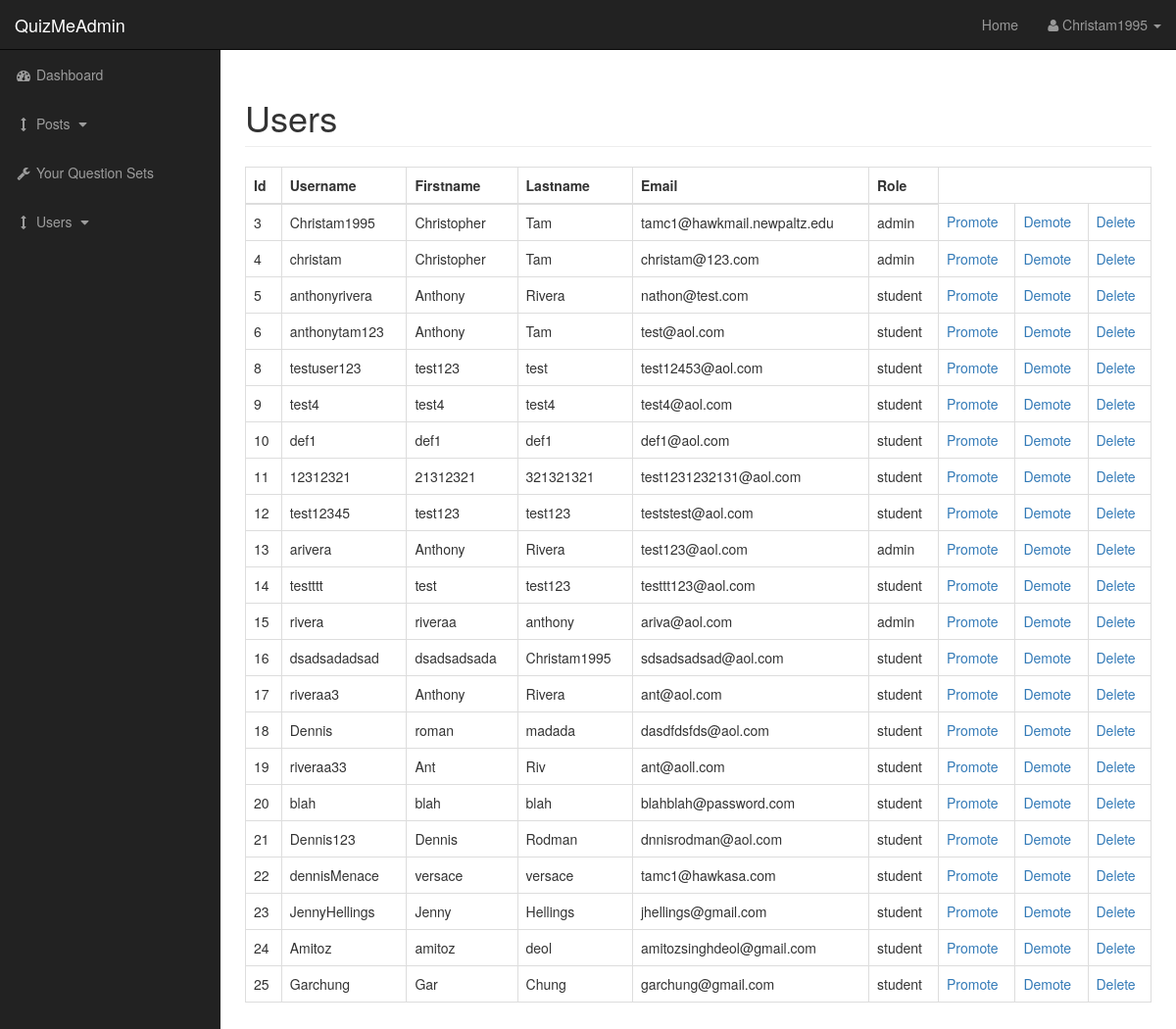
/admin/users.php (signed in), run on the app's committed database.
### tables this page shows
CREATE TABLE `users` (
  `user_id` int(3) NOT NULL AUTO_INCREMENT,
  `username` varchar(255) NOT NULL,
  `user_password` varchar(255) NOT NULL,
  `user_firstname` varchar(255) NOT NULL,
  `user_lastname` varchar(255) NOT NULL,
  `user_email` varchar(255) NOT NULL,
  `user_image` text NOT NULL,
  `user_role` varchar(255) NOT NULL,
  `randSalt` varchar(255) NOT NULL,
  PRIMARY KEY (`user_id`)
);

### admin/includes/view_all_users.php (the view, shortened to what this page needs)
<form action="" method='post'>
               <table class="table table-bordered table-hover">
                <thead>
                    <tr>
                        <th>Id</th>
                        <th>Username</th>
                        <th>Firstname</th>
                        <th>Lastname</th>
                        <th>Email</th>
                        <th>Role</th>
                    </tr>
                </thead>
                      <tbody>
  <?php
    $query = "SELECT * FROM users";
    $select_users = mysqli_query($connection,$query);
    while($row = mysqli_fetch_assoc($select_users)) {
        $user_id          = $row['user_id'];
        $username         = $row['username'];
        $user_firstname   = $row['user_firstname'];
        $user_lastname     = $row['user_lastname'];
        $user_email        = $row['user_email'];
        $user_role         = $row['user_role'];
        echo "<tr>";
        echo "<td>$user_id </td>";
        echo "<td>$username</td>";
        echo "<td>$user_firstname</td>";
        echo "<td>$user_lastname</td>";
        echo "<td>$user_email</td>";
        echo "<td>$user_role</td>";
        echo "<td><a href='users.php?change_to_admin={$user_id}'>Promote</a></td>";
        echo "<td><a href='users.php?change_to_student={$user_id}'>Demote</a></td>";
        echo "<td><a href='users.php?delete={$user_id}'>Delete</a></td>";
        echo "</tr>";
        }
      ?>
            </tbody>
            </table>
            </form>

### admin/css/sb-admin.css (style rules this page uses)
body { margin-top: 100px; background-color: #222; }
@media (min-width:768px) { body { margin-top: 50px; } }

### data on the page
users: user_id "3", username "Christam1995", user_firstname "Christopher", user_lastname "Tam", user_email "tamc1@hawkmail.newpaltz.edu", user_role "admin"
users: user_id "4", username "christam", user_firstname "Christopher", user_lastname "Tam", user_email "christam@123.com", user_role "admin"
users: user_id "5", username "anthonyrivera", user_firstname "Anthony", user_lastname "Rivera", user_email "nathon@test.com", user_role "student"
users: user_id "6", username "anthonytam123", user_firstname "Anthony", user_lastname "Tam", user_email "test@aol.com", user_role "student"
users: user_id "8", username "testuser123", user_firstname "test123", user_lastname "test", user_email "test12453@aol.com", user_role "student"
users: user_id "9", username "test4", user_firstname "test4", user_lastname "test4", user_email "test4@aol.com", user_role "student"
users: user_id "10", username "def1", user_firstname "def1", user_lastname "def1", user_email "def1@aol.com", user_role "student"
users: user_id "11", username "12312321", user_firstname "21312321", user_lastname "321321321", user_email "test1231232131@aol.com", user_role "student"
users: user_id "12", username "test12345", user_firstname "test123", user_lastname "test123", user_email "teststest@aol.com", user_role "student"
users: user_id "13", username "arivera", user_firstname "Anthony", user_lastname "Rivera", user_email "test123@aol.com", user_role "admin"
users: user_id "14", username "testttt", user_firstname "test", user_lastname "test123", user_email "testtt123@aol.com", user_role "student"
users: user_id "15", username "rivera", user_firstname "riveraa", user_lastname "anthony", user_email "ariva@aol.com", user_role "admin"
users: user_id "16", username "dsadsadadsad", user_firstname "dsadsadsada", user_lastname "Christam1995", user_email "sdsadsadsad@aol.com", user_role "student"
users: user_id "17", username "riveraa3", user_firstname "Anthony", user_lastname "Rivera", user_email "ant@aol.com", user_role "student"
users: user_id "18", username "Dennis", user_firstname "roman", user_lastname "madada", user_email "dasdfdsfds@aol.com", user_role "student"
users: user_id "19", username "riveraa33", user_firstname "Ant", user_lastname "Riv", user_email "ant@aoll.com", user_role "student"
users: user_id "20", username "blah", user_firstname "blah", user_lastname "blah", user_email "blahblah@password.com", user_role "student"
users: user_id "21", username "Dennis123", user_firstname "Dennis", user_lastname "Rodman", user_email "dnnisrodman@aol.com", user_role "student"
users: user_id "22", username "dennisMenace", user_firstname "versace", user_lastname "versace", user_email "tamc1@hawkasa.com", user_role "student"
users: user_id "23", username "JennyHellings", user_firstname "Jenny", user_lastname "Hellings", user_email "jhellings@gmail.com", user_role "student"
users: user_id "24", username "Amitoz", user_firstname "amitoz", user_lastname "deol", user_email "amitozsinghdeol@gmail.com", user_role "student"
users: user_id "25", username "Garchung", user_firstname "Gar", user_lastname "Chung", user_email "garchung@gmail.com", user_role "student"

### other printed values
$_SESSION['username'] "Christam1995"
